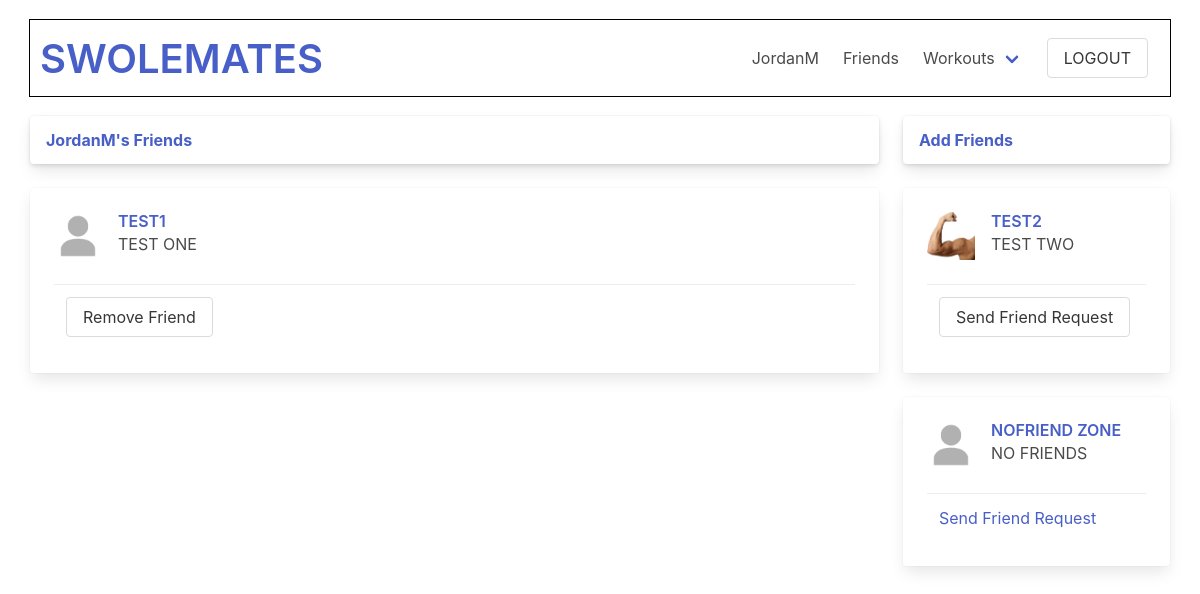
Page /swolemates/user/JordanM/friends (signed in) on the earlier database version.
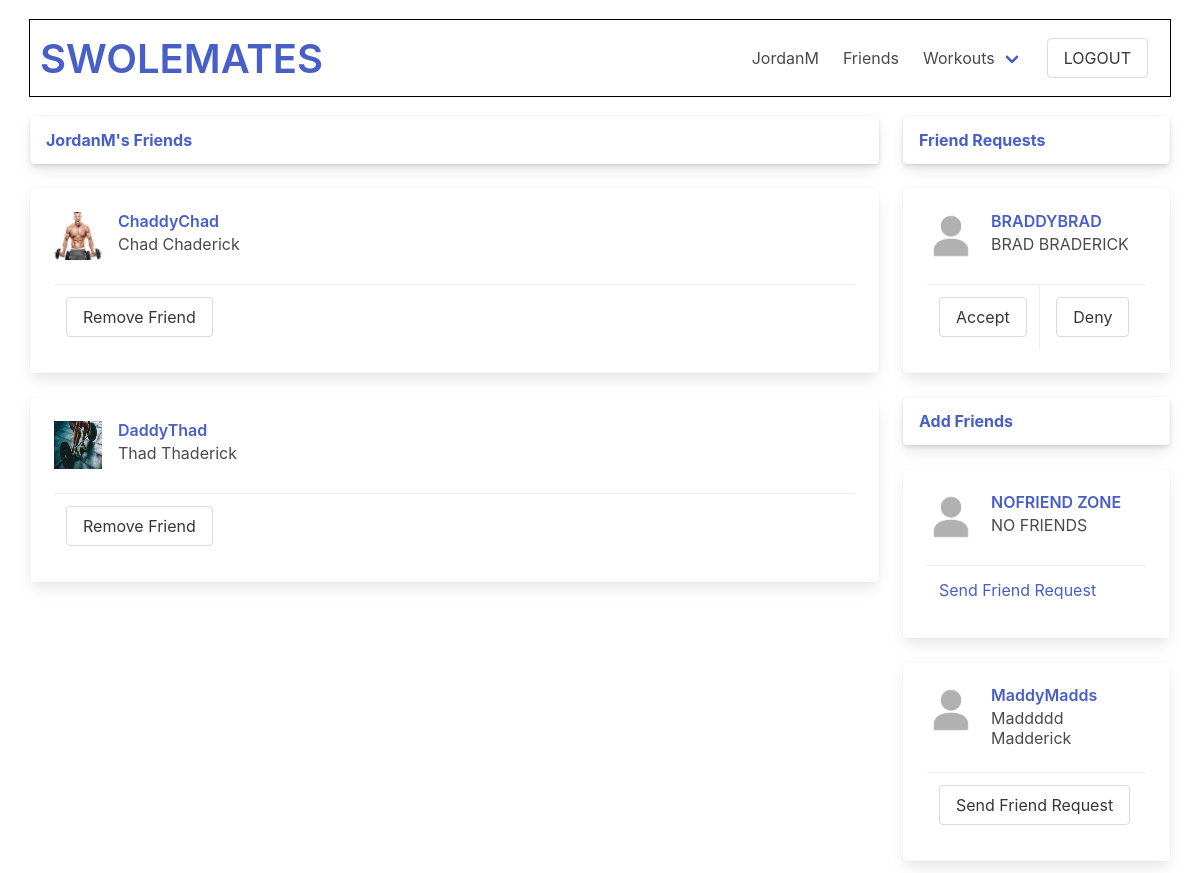
Same page on the later database version.
### swolemates_app/models.py (models this page shows)
class User(models.Model):
    first_name = models.CharField(max_length = 50)
    last_name = models.CharField(max_length = 50)
    username = models.CharField(max_length=45, unique=True)
    email = models.EmailField(unique=True)
    password = models.CharField(max_length = 60)
    profile_photo = models.ImageField(default='default.png', upload_to = "images/")
    bio = models.TextField(blank=True, null=True)
    fav_exercises = models.TextField(blank=True, null=True)
    objects = UserManager()
    friends = models.ManyToManyField('self', blank=True)
    created_at = models.DateTimeField(auto_now_add=True)
    updated_at = models.DateTimeField(auto_now=True)
    def __str__(self):
        return self.username

### swolemates_app/views.py (the view)
# urls.py: path('swolemates/user/<str:username>/friends', views.friends_list),
def friends_list(request, username):
    user = User.objects.get(id=request.session['user_id'])
    profile = User.objects.get(username=username)
    user_sent_friend_requests = Friend_Request.objects.filter(sender = user)
    user_received_friend_requests = Friend_Request.objects.filter(receiver = user)
    user_sent_request_usernames = []
    user_sent_request_objects = []
    user_received_request_usernames = []
    user_received_request_objects = []
    for i in range(len(user_sent_friend_requests)):
        user_sent_request_usernames.append(user_sent_friend_requests[i].receiver)
        user_sent_request_objects.append(User.objects.get(username=user_sent_friend_requests[i].receiver))
    print(f"{user.username} has sent requests to the following users: {user_sent_request_usernames}")
    for i in range(len(user_received_friend_requests)):
        user_received_request_usernames.append(user_received_friend_requests[i].sender)
        user_received_request_objects.append(user_received_friend_requests[i].sender)
    print(f"{user.username} has received requests from the following users: {user_received_request_usernames}. Objects: {user_received_request_objects}")
    context = {
        "user": user,
        "profile": profile,
        "profile_friends": profile.friends.all(),
        "user_friends": user.friends.all(),
        "all_others": User.objects.exclude(id=user.id),
        "user_friend_requests": user_received_request_objects,
        "user_sent_requests": user_sent_request_objects
    }
    return render(request, "friends_list.html", context)

### swolemates_app/templates/friends_list.html (shortened to what the changed rows need)
<!DOCTYPE html>
<html lang="en">
<head>
    <link rel="stylesheet" href="https://cdn.jsdelivr.net/npm/bulma@0.9.3/css/bulma.min.css">
    {% load static %}
    <link rel="stylesheet" href="{% static 'css/lists.css' %}">
</head>
<body>
    <div id="wrapper">
    <div class="tile is-ancestor">
        <div class="tile is-parent is-9 is-vertical">
            {% if profile_friends %}
                {% for friend in profile_friends %}
                <div class="tile is-child is-12">
                    <div class="card">
                        <div class="card-content">
                            <div class="media">
                                <div class="media-left">
                                    <img src="/media/{{friend.profile_photo}}" alt="{{friend.username}}'s profile pic" class="image is-48x48">
                                </div>
                                <div class="media-content">
                                    <p class="title is-6"><a href="/swolemates/user/{{friend.username}}">{{ friend.username }}</a></p>
                                    <p class="subtitle is-6">{{ friend.first_name }} {{ friend.last_name }}</p>
                                </div>
                            </div>
                            {% if friend not in user_friends and friend not in user_friend_requests and friend not in user_sent_requests and friend != user %}
                                <div class="card-footer">
                                    <form action="/swolemates/friends/request/{{ person.username }}/send_request" method="POST" class="card-footer-item is-justify-content-start">
                                        {% csrf_token %}
                                        {% if person.username != "NOFRIEND ZONE" %}
                                        <input type="submit" value="Send Friend Request" class="button">
                                        {% else %}
                                            <a href="">Send Friend Request</a>
                                        {% endif %}
                                    </form>
                                </div>
                            {% elif friend != user %}
                                <div class="card-footer">
                                    <form action="/swolemates/friends/request/{{ friend.username }}/remove_friend" method="POST" class="card-footer-item is-justify-content-start is-align-self-center">
                                        <input type="submit" value="Remove Friend" class="button">
                                    </form>
                                </div>
                            {% endif %}
                            </div>
                        </div>
                </div>
                {% endfor %}
            {% endif %}
        </div>
        <div class="tile is-parent is-vertical is-align-items-flex-start">
            {% if user_friend_requests %}
                <div class="tile is-child is-12">
                    <div class="card">
                        <header class="card-header">
                        <p class="card-header-title">
                            <a href="/swolemates/user/{{user.username}}/friends">Friend Requests</a>
                        </p>
                        <button class="card-header-icon" aria-label="more options">
                            <span class="icon">
                            </span>
                        </button>
                        </header>
                    </div>
                </div>
                {% for friend in user_friend_requests %}
                <div class="tile is-child is-12">
                        <div class="card">
                            <div class="card-content">
                                <div class="media">
                                    <div class="media-left">
                                        <img src="/media/{{friend.profile_photo}}" alt="{{friend.username}}'s profile pic" class="image is-48x48">
                                    </div>
                                    <div class="media-content">
                                        <p class="title is-6"><a href="/swolemates/user/{{friend.username}}">{{ friend.username }}</a></p>
                                        <p class="subtitle is-6">{{ friend.first_name }} {{ friend.last_name }}</p>
                                    </div>
                                </div>
                                <div class="card-footer is-justify-content-space-evenly">
                                    <form action="/swolemates/friends/request/{{ friend.username }}/accept_request" method="POST" class="card-footer-item">
                                        <input type="submit" value="Accept" class="button">
                                    </form>
                                    <form action="/swolemates/friends/request/{{ friend.username }}/deny_request" method="POST" class="card-footer-item">
                                        <input type="submit" value="Deny" class="button">
                                    </form>
                                </div>
                            </div>
                        </div>
                </div>
                {% endfor %}
            {% endif %}
                    {% for person in all_others %}
                        {% if person not in user_friends and person not in user_friend_requests and person not in user_sent_requests %}
                        <div class="tile is-child is-12">
                                <div class="card">
                                    <div class="card-content">
                                        <div class="media">
                                            <div class="media-left">
                                                <img src="/media/{{person.profile_photo}}" alt="{{friend.username}}'s profile pic" class="image is-48x48">
                                            </div>
                                            <div class="media-content">
                                                <p class="title is-6"><a href="/swolemates/friends/{{person.username}}">{{ person.username }}</a></p>
                                                <p class="subtitle is-6">{{ person.first_name }} {{ person.last_name }}</p>
                                            </div>
                                        </div>
                                        <div class="card-footer">
                                            <form action="/swolemates/friends/request/{{ person.username }}/send_request" method="POST" class="card-footer-item is-justify-content-start">
                                                {% if person.username != "NOFRIEND ZONE" %}
                                                <input type="submit" value="Send Friend Request" class="button">
                                                {% else %}
                                                    <a href="">Send Friend Request</a>
                                                {% endif %}
                                            </form>
                                        </div>
                                    </div>
                                </div>
                        </div>
                        {% endif %}
                    {% endfor %}
        </div>
    </div>
    </div>
</body>
</html>

Differences in the rows shown:
removed User: profile_photo (placeholder picture), username "TEST1", first_name "TEST", last_name "ONE"
removed User: profile_photo (picture), username "TEST2", first_name "TEST", last_name "TWO"
added User: profile_photo (picture), username "ChaddyChad", first_name "Chad", last_name "Chaderick"
added User: profile_photo (picture), username "DaddyThad", first_name "Thad", last_name "Thaderick"
added User: profile_photo (placeholder picture), username "BRADDYBRAD", first_name "BRAD", last_name "BRADERICK"
added User: profile_photo (placeholder picture), username "MaddyMadds", first_name "Maddddd", last_name "Madderick"
Other differences:
text now shown: "Friend Requests"
